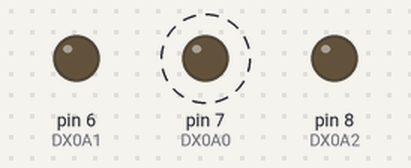
Simulated run of this sketch. Board: Arduino Uno, built with avr-gcc and run on an emulated ATmega328P. Parts: output pins drawn as LEDs (lit = HIGH). Dashed ring = blinking. Pins used as bus, display or sensor lines are not drawn.

Above: at 0.2 s.
Timing chart, 0 to 3.0 s (numbered marks = the images above):
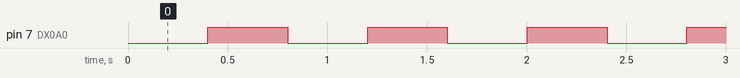

The sketch:

etage.ino
```cpp
// Fill in with the pin on which it is connected
int OE = 0 ;

//register demux data
int DX0A0 = 7 ;
int DX0A1 = 6 ;
int DX0A2 = 8 ;
//register demux enable
int DX0E3 = 5 ;

// registers data
int DATA0 = 1 ;
int DATA1 = 2 ;
int DATA2 = 3 ;
int DATA3 = 4 ;


void setup(){
  pinMode(OE, OUTPUT);
  pinMode(DX0A0, OUTPUT);
  pinMode(DX0A1, OUTPUT);
  pinMode(DX0A2, OUTPUT);
  pinMode(DX0E3, OUTPUT);
  pinMode(DATA0, OUTPUT);
  pinMode(DATA1, OUTPUT);
  pinMode(DATA2, OUTPUT);
  pinMode(DATA3, OUTPUT);
}

void writeOutput( int pin, byte value){
    if (value){
      digitalWrite(pin,HIGH);
    }
    else{
      digitalWrite(pin,LOW);
    }
}

void send_register_data(byte data){
    // disable registre output
    digitalWrite(OE,HIGH);
    // load values
    writeOutput(DATA0, (data & 0b00000001));
    writeOutput(DATA1, (data & 0b00000010));
    writeOutput(DATA2, (data & 0b00000100));
    writeOutput(DATA3, (data & 0b00001000));
}

void light_on(){
    // turn on the lights
    digitalWrite(OE,LOW);
}

void all_light_off(){
  // turn off all the lights
  load_register_data(0b00000000,0b00000000);
  load_register_data(0b00000001,0b00000000);
}

// select the register witch shall load datas
void select_register(byte data){
    // get input values
    writeOutput(DX0A0, (data & 0b00000001));
    writeOutput(DX0A1, (data & 0b00000010));
    writeOutput(DX0A2, (data & 0b00000100));

    // enable demux output
    digitalWrite(DX0E3,HIGH);
    digitalWrite(DX0E3,LOW);
}

void load_register_data(byte regist , byte data){
  //send the data
  send_register_data(data);
  //load the data on the selected register
  select_register(regist);
}

void loop(){
  // main loop
  load_register_data(0b0000000,0b00000001);
  light_on();
  delay(100);
  all_light_off();
    load_register_data(0b0000000,0b00000010);
  light_on();
  delay(100);
  all_light_off();
  load_register_data(0b0000000,0b00000100);
  light_on();
  delay(100);
  all_light_off();
  load_register_data(0b0000000,0b00001000);
  light_on();
  delay(100);
  all_light_off();
  load_register_data(0b0000001,0b00001000);
  light_on();
  delay(100);
  all_light_off();
  load_register_data(0b0000001,0b00000100);
  light_on();
  delay(100);
  all_light_off();
  load_register_data(0b0000001,0b00000010);
  light_on();
  delay(100);
  all_light_off();
  load_register_data(0b0000001,0b00000001);
  light_on();
  delay(100);
}
```

Measured:
- by itself, pin 7 (DX0A0): alternates HIGH for 0.40 s and LOW for 0.40 s
